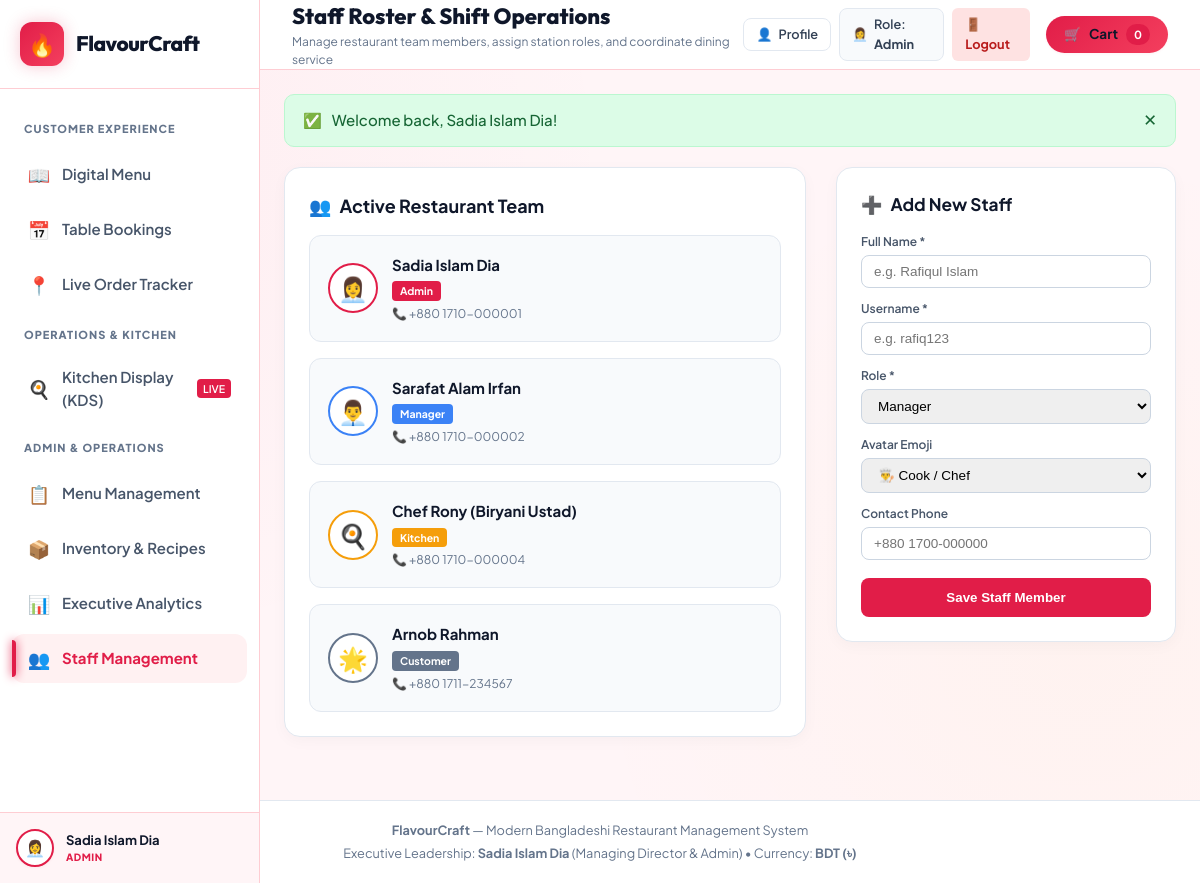
The app's page /staff.php (signed in), older data.
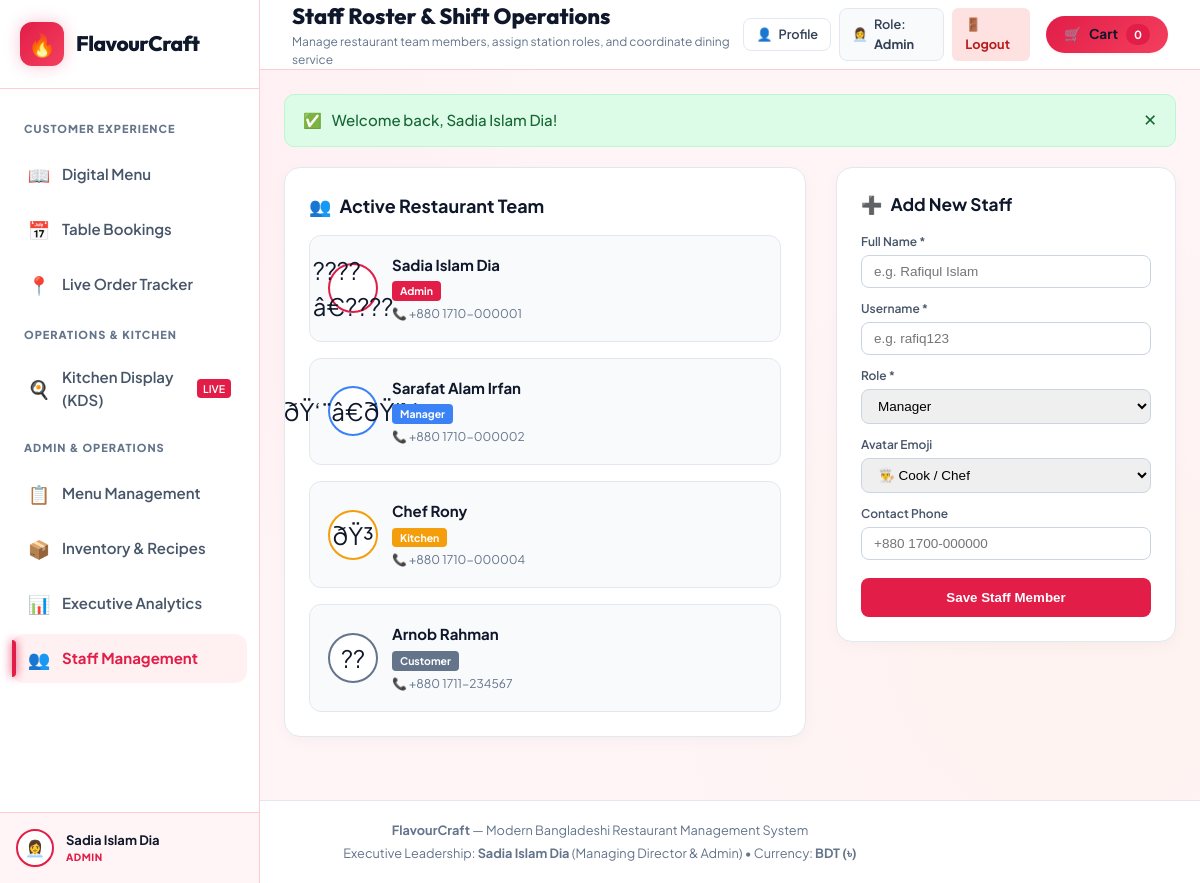
The same page, newer data.
### tables this page shows
CREATE TABLE `users` (
  `id` int(11) NOT NULL AUTO_INCREMENT,
  `user_uid` varchar(64) NOT NULL,
  `username` varchar(50) NOT NULL,
  `password` varchar(255) NOT NULL,
  `name` varchar(100) NOT NULL,
  `role` enum('Admin','Manager','Kitchen','Customer') NOT NULL DEFAULT 'Customer',
  `avatar` varchar(50) DEFAULT NULL,
  `phone` varchar(30) DEFAULT NULL,
  `email` varchar(100) DEFAULT NULL,
  `delivery_address` text DEFAULT NULL,
  `created_at` timestamp NOT NULL DEFAULT current_timestamp(),
  PRIMARY KEY (`id`),
  UNIQUE KEY `user_uid` (`user_uid`),
  UNIQUE KEY `username` (`username`)
);

### config/db.php (called while the page is built, shortened)
<?php
$db_host = getenv('DB_HOST') ?: 'localhost';
$db_name = getenv('DB_NAME') ?: 'flavourcraft';
$db_user = getenv('DB_USER') ?: 'root';
$db_pass = getenv('DB_PASS') ?: '';
$db_port = (int)(getenv('DB_PORT') ?: 3306);
$conn = @mysqli_connect($db_host, $db_user, $db_pass, $db_name, $db_port);
if (!$conn) {
    $db_error = mysqli_connect_error();
} else {
    mysqli_set_charset($conn, "utf8mb4");
}
function get_user_avatar($avatar = '', $role = 'Customer') {
    if (!empty($avatar) && strpos($avatar, '?') === false) {
        return $avatar;
    }
    $role_avatars = [
        'Admin' => '👩‍💼',
        'Manager' => '👨‍💼',
        'Kitchen' => '🍳',
        'Customer' => '🌟',
        'Guest' => '👤'
    ];
    return $role_avatars[$role] ?? '👤';
}
function get_current_user_data() {
    global $conn;
    if (isset($_SESSION['user']) && is_array($_SESSION['user'])) {
        if ($conn && !empty($_SESSION['user']['user_uid'])) {
            $safe_uid = mysqli_real_escape_string($conn, $_SESSION['user']['user_uid']);
            $res = mysqli_query($conn, "SELECT * FROM users WHERE user_uid = '{$safe_uid}' LIMIT 1");
            if ($res && $db_user = mysqli_fetch_assoc($res)) {
                $_SESSION['user'] = array_merge($_SESSION['user'], $db_user);
            }
        }
        return $_SESSION['user'];
    }
    return [
        'user_uid' => null,
        'username' => 'guest',
        'name' => 'Guest Customer',
        'role' => 'Guest',
        'avatar' => '👤',
        'email' => null
    ];
}

### includes/auth_check.php (called while the page is built, shortened)
<?php
require_once __DIR__ . '/../config/db.php';
function check_auth($allowed_roles = []) {
    $user = get_current_user_data();
    return true;
}

### staff.php (the view, shortened to what the rows shown need)
<?php
require_once __DIR__ . '/config/db.php';
require_once __DIR__ . '/includes/auth_check.php';
check_auth(['Admin', 'Manager']);
$conn = get_db();
$staff_members = [];
if ($conn) {
    $res = mysqli_query($conn, "SELECT * FROM users ORDER BY FIELD(role, 'Admin', 'Manager', 'Kitchen', 'Customer'), id ASC");
    if ($res) {
        while ($row = mysqli_fetch_assoc($res)) {
            $staff_members[] = $row;
        }
    }
}
$page_heading = 'Staff Roster & Shift Operations';
require_once __DIR__ . '/includes/header.php';
?>
<div style="display: grid; grid-template-columns: 1fr 340px; gap: 30px; align-items: start;">
  <div style="background: #fff; border-radius: 16px; padding: 24px; border: 1px solid #e2e8f0; box-shadow: 0 4px 15px rgba(0,0,0,0.03);">
    <div style="display: grid; grid-template-columns: repeat(auto-fill, minmax(280px, 1fr)); gap: 16px;">
      <?php foreach ($staff_members as $member):
        $role = $member['role'];
        $badge_color = ($role === 'Admin') ? '#e11d48' : (($role === 'Manager') ? '#3b82f6' : (($role === 'Kitchen') ? '#f59e0b' : '#64748b'));
      ?>
        <div style="background: #f8fafc; border-radius: 12px; padding: 18px; border: 1px solid #e2e8f0; display: flex; gap: 14px; align-items: center;">
          <div style="width: 50px; height: 50px; border-radius: 50%; background: #fff; border: 2px solid <?php echo $badge_color; ?>; display: flex; align-items: center; justify-content: center; font-size: 1.6rem;">
            <?php echo htmlspecialchars($member['avatar'] ?? '👤'); ?>
          </div>
          <div>
            <h4 style="margin: 0 0 2px; font-size: 1rem; color: #0f172a;">
              <?php echo htmlspecialchars($member['name']); ?>
            </h4>
            <span style="display: inline-block; background: <?php echo $badge_color; ?>; color: #fff; font-size: 0.7rem; font-weight: 700; padding: 2px 8px; border-radius: 4px; margin-bottom: 4px;">
              <?php echo htmlspecialchars($role); ?>
            </span>
            <div style="font-size: 0.8rem; color: #64748b;">
              📞 <?php echo htmlspecialchars($member['phone'] ?? 'N/A'); ?>
            </div>
          </div>
        </div>
      <?php endforeach; ?>
    </div>
  </div>
</div>
<?php require_once __DIR__ . '/includes/footer.php'; ?>

### includes/header.php (shortened to what the rows shown need)
<?php
require_once __DIR__ . '/../config/db.php';
$current_user = get_current_user_data();
$page_heading = $page_heading ?? 'FlavourCraft Menu';
?>
<!DOCTYPE html>
<html lang="en">
<head>
  <link rel="stylesheet" href="css/variables.css" />
  <link rel="stylesheet" href="css/style.css" />
  <link rel="stylesheet" href="css/menu.css" />
  <link rel="stylesheet" href="css/ordering.css" />
  <link rel="stylesheet" href="css/reservations.css" />
  <link rel="stylesheet" href="css/kds.css" />
  <link rel="stylesheet" href="css/inventory.css" />
  <link rel="stylesheet" href="css/analytics.css" />
  <link rel="stylesheet" href="css/staff.css" />
  <link rel="stylesheet" href="css/rbac.css" />
  <link rel="stylesheet" href="css/auth.css" />
</head>
<body>
  <div id="app-shell">
    <aside class="sidebar" id="app-sidebar">
      <div class="brand-container">
        <a href="index.php" style="display:flex; align-items:center; gap:12px; text-decoration:none; color:inherit;">
          <div class="brand-text">
            <h1 style="margin:0; font-size:1.4rem;">FlavourCraft</h1>
          </div>
        </a>
      </div>
      <div class="sidebar-footer">
        <a href="<?php echo isset($_SESSION['user']) ? 'profile.php' : 'login.php'; ?>" style="text-decoration:none; color:inherit; display:block;">
          <div class="user-profile-card" style="cursor:pointer;" title="<?php echo isset($_SESSION['user']) ? 'Click to view & edit your profile' : 'Click to sign in'; ?>">
            <div class="user-avatar"><?php echo htmlspecialchars(get_user_avatar($current_user['avatar'] ?? '', $current_user['role'] ?? 'Guest')); ?></div>
            <div class="user-info">
              <div class="user-name"><?php echo htmlspecialchars($current_user['name'] ?? 'Guest Customer'); ?></div>
              <div class="user-role-badge"><?php echo htmlspecialchars($current_user['role'] ?? 'Guest'); ?></div>
            </div>
          </div>
        </a>
      </div>
    </aside>
    <div class="main-wrapper">
      <header class="topbar">
        <div class="topbar-left">
          <div class="page-heading">
            <h2 id="topbar-page-title"><?php echo htmlspecialchars($page_heading); ?></h2>
          </div>
        </div>
        <div class="topbar-right">
          <div style="display:flex; align-items:center; gap:8px;">
            <?php if (isset($_SESSION['user'])): ?>
              <a href="profile.php" class="btn btn-secondary" style="padding:6px 12px; font-size:0.85rem; text-decoration:none; display:inline-flex; align-items:center; gap:6px; border:1px solid #e2e8f0; border-radius:8px; background:#fff; color:#334155; font-weight:600;" title="Edit Profile">
                <span>👤</span>
                <span>Profile</span>
              </a>
              <a href="login.php" class="btn btn-secondary" style="padding:6px 12px; font-size:0.85rem; text-decoration:none; display:inline-flex; align-items:center; gap:6px; border:1px solid #e2e8f0; border-radius:8px; background:#f8fafc; color:#334155; font-weight:600;" title="Switch Role">
                <span><?php echo htmlspecialchars(get_user_avatar($current_user['avatar'] ?? '', $current_user['role'])); ?></span>
                <span>Role: <strong><?php echo htmlspecialchars($current_user['role']); ?></strong></span>
              </a>
              <a href="logout.php" class="btn btn-sm" style="padding:6px 12px; font-size:0.85rem; text-decoration:none; background:#fee2e2; color:#b91c1c; border-radius:6px; font-weight:700;">🚪 Logout</a>
            <?php endif; ?>
          </div>
        </div>
      </header>
      <main class="content-body" style="padding: 24px;">

Row changes from the older to the newer data that the page shows:
removed users: avatar "👨‍💼", name "Sarafat Alam Irfan", role "Manager", phone "+880 1710-000002"
removed users: avatar "🍳", name "Chef Rony (Biryani Ustad)", role "Kitchen", phone "+880 1710-000004"
removed users: avatar "🌟", name "Arnob Rahman", role "Customer", phone "+880 1711-234567"
changed users "Sadia Islam Dia": avatar "👩‍💼" → "????â€????"
added users: avatar "ðŸ‘¨â€ðŸ’¼", name "Sarafat Alam Irfan", role "Manager", phone "+880 1710-000002"
added users: avatar "ðŸ³", name "Chef Rony", role "Kitchen", phone "+880 1710-000004"
added users: avatar "??", name "Arnob Rahman", role "Customer", phone "+880 1711-234567"
